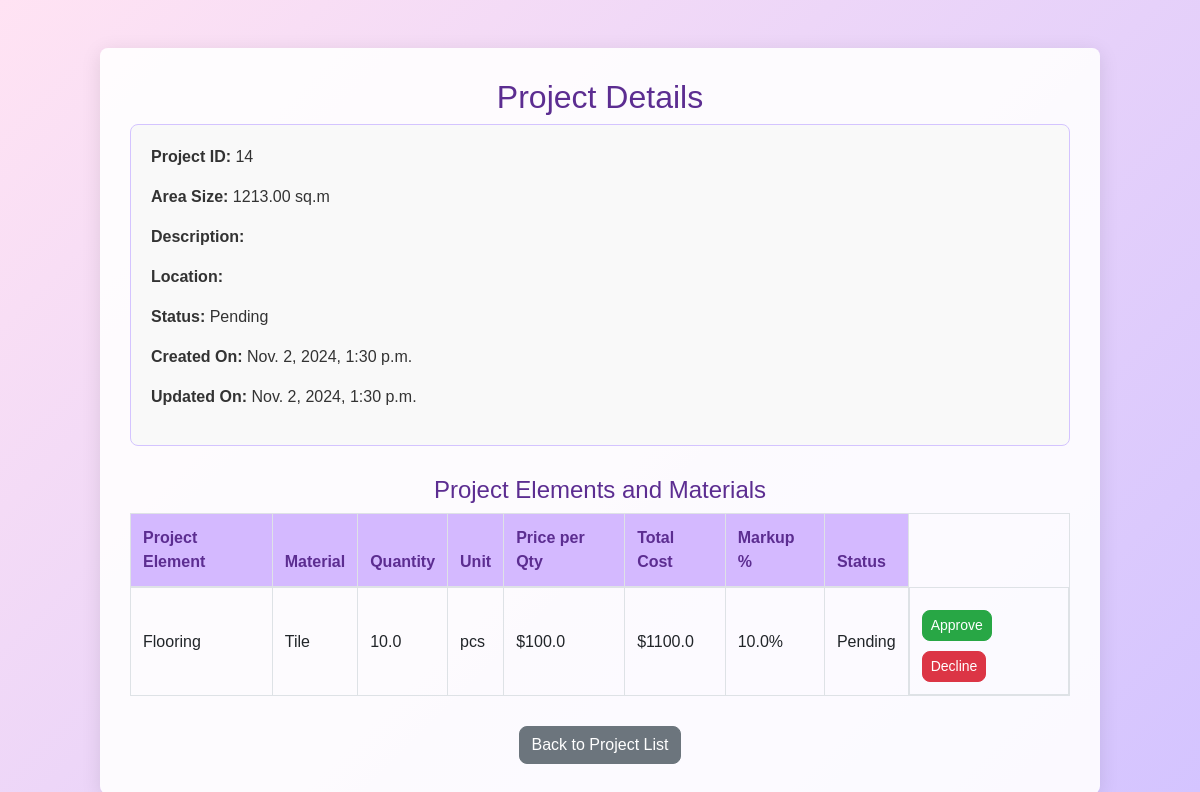
Screenshot of /projects/14/ (signed in) with the database file from the repository.
### quotations/models.py (models this page shows, shortened)
class Project(models.Model):
    STATUS_CHOICES = [
        ("Pending", "Pending"),
        ("Approved", "Approved"),
        ("Declined", "Declined"),
        ("Completed", "Completed"),
    ]
    name = models.CharField(max_length=100)
    area_size = models.DecimalField(max_digits=10, decimal_places=2, default=0)
    description = models.TextField()  # Changed to TextField for longer descriptions
    location = models.CharField(max_length=100)
    start_date = models.DateField(blank=True, null=True)
    end_date = models.DateField(blank=True, null=True)
    user = models.ForeignKey(User, on_delete=models.CASCADE, related_name="projects")
    status = models.CharField(
        max_length=20, choices=STATUS_CHOICES, default="Pending", blank=True, null=True
    )
    created_at = models.DateTimeField(auto_now_add=True)
    updated_at = models.DateTimeField(auto_now=True)
    approved_by_user = models.BooleanField(default=False)
    approved_by_admin = models.ForeignKey(
        User, null=True, blank=True, related_name="approved_projects", on_delete=models.SET_NULL
    )
    declined_by_admin = models.ForeignKey(
        User, null=True, blank=True, related_name="declined_projects", on_delete=models.SET_NULL
    )
    declined_by_user = models.BooleanField(default=False)

class ProjectElement(models.Model):
    project = models.ForeignKey(
        Project, on_delete=models.CASCADE, related_name="elements"
    )
    name = models.CharField(max_length=100)
    created_at = models.DateTimeField(auto_now_add=True)
    updated_at = models.DateTimeField(auto_now=True)

class Material(models.Model):
    STATUS_CHOICES = [
        ('pending', 'Pending'),
        ('approved', 'Approved'),
        ('declined', 'Declined'),
    ]
    element = models.ForeignKey(
        'ProjectElement', related_name="materials", on_delete=models.CASCADE
    )
    name = models.CharField(max_length=255)
    qty = models.FloatField()
    unit = models.CharField(max_length=50)
    price_per_qty = models.FloatField()
    markup_percentage = models.FloatField()
    status = models.CharField(
        max_length=10, choices=STATUS_CHOICES, default='pending'
    )
    @property
    def total_cost(self):
        return self.qty * self.price_per_qty * (1 + self.markup_percentage / 100)

### quotations/views.py (the view, shortened to what this page needs)
# urls.py: path('projects/<int:project_id>/', views.project_detail, name='project_detail'),
@login_required
def project_detail(request, project_id):
    logger.debug(f"Fetching project with ID: {project_id}")
    project = get_object_or_404(Project, id=project_id)
    form = None
    return render(request, "project_detail.html", {
        "project": project,
        "form": form,
    })

### templates/project_detail.html (shortened to what this page needs)
{% load static %}
<!DOCTYPE html>
<html lang="en">
<head>
    <link rel="stylesheet" href="https://stackpath.bootstrapcdn.com/bootstrap/4.5.2/css/bootstrap.min.css">
</head>
<body>
    <div class="container mt-5">
        <div class="project-container">
            <h2>Project Details</h2>
            {% if user.is_superuser %}
                <form method="post">
                    {% csrf_token %}
                    {{ form.as_p }}
                    {% if form.errors %}
                        <div class="error-messages">
                            {% for field, errors in form.errors.items %}
                                <p>{{ field|capfirst }}: {{ errors|join:", " }}</p>
                            {% endfor %}
                        </div>
                    {% endif %}
                    <button type="submit" class="btn btn-primary">Save Changes</button>
                </form>
            {% else %}
                <div class="project-info">
                    <p><strong>Project ID:</strong> {{ project.id }}</p>
                    <p><strong>Area Size:</strong> {{ project.area_size }} sq.m</p>
                    <p><strong>Description:</strong> {{ project.description }}</p>
                    <p><strong>Location:</strong> {{ project.location }}</p>
                    <p><strong>Status:</strong> {{ project.status }}</p>
                    <p><strong>Created On:</strong> {{ project.created_at }}</p>
                    <p><strong>Updated On:</strong> {{ project.updated_at }}</p>
                </div>
            {% endif %}
            <h4>Project Elements and Materials</h4>
            <table class="table table-bordered material-table">
                <thead>
                    <tr>
                        <th>Project Element</th>
                        <th>Material</th>
                        <th>Quantity</th>
                        <th>Unit</th>
                        <th>Price per Qty</th>
                        <th>Total Cost</th>
                        <th>Markup %</th>
                        <th>Status</th>
                    </tr>
                </thead>
                <tbody>
                    {% for element in project.elements.all %}
                        {% for material in element.materials.all %}
                            <tr>
                                <td>{{ element.name }}</td>
                                <td>{{ material.name }}</td>
                                {% if user.is_superuser %}
                                    <td>
                                        <form method="post" action="{% url 'update_material' material.id %}">
                                            {% csrf_token %}
                                            <input type="number" name="qty" value="{{ material.qty }}" min="0" required>
                                    </td>
                                    <td>
                                        <input type="text" name="unit" value="{{ material.unit }}" required>
                                    </td>
                                    <td>
                                        <input type="number" name="price_per_qty" value="{{ material.price_per_qty }}" step="0.01" required>
                                    </td>
                                    <td>${{ material.total_cost }}</td>
                                    <td>
                                        <input type="number" name="markup_percentage" value="{{ material.markup_percentage }}" min="0" step="0.01" required>
                                    </td>
                                    <td>{{ material.status|capfirst }}</td>
                                    <td class="action-buttons">
                                        <button type="submit" class="btn btn-success btn-sm">Update</button>
                                        </form>
                                    </td>
                                {% else %}
                                    <td>{{ material.qty }}</td>
                                    <td>{{ material.unit }}</td>
                                    <td>${{ material.price_per_qty }}</td>
                                    <td>${{ material.total_cost }}</td>
                                    <td>{{ material.markup_percentage }}%</td>
                                    <td>{{ material.status|capfirst }}</td>
                                    <td class="action-buttons">
                                        <form method="post" action="{% url 'approve_material' project.id %}">
                                            <button type="submit" name="action" value="approve" class="btn btn-success btn-sm">Approve</button>
                                            <button type="submit" name="action" value="decline" class="btn btn-danger btn-sm">Decline</button>
                                        </form>
                                    </td>
                                {% endif %}
                            </tr>
                        {% endfor %}
                    {% endfor %}
                </tbody>
            </table>
            <div class="text-center">
                <a href="{% url 'project_list' %}" class="btn btn-secondary">Back to Project List</a>
            </div>
        </div>
    </div>
</body>
</html>

### templates/project_detail.html (style rules this page uses)
body { background: linear-gradient(135deg, #ffe3f3, #d4c4ff); font-family: Arial, sans-serif; color: #333; }
.project-container { max-width: 1000px; margin: auto; padding: 30px; background-color: rgba(255, 255, 255, 0.9); border-radius: 8px; box-shadow: 0 4px 20px rgba(0, 0, 0, 0.1); }
h2, h4 { text-align: center; color: #5c2d91; }
.project-info { margin-bottom: 30px; padding: 20px; border: 1px solid #d4c4ff; border-radius: 8px; background-color: #f9f9f9; }
.material-table { width: 100%; margin-bottom: 20px; }
.material-table th, .material-table td { text-align: left; vertical-align: middle; }
.btn { margin-top: 10px; border-radius: 8px; }
.btn-secondary { background-color: #6c757d; }
.material-table th { background-color: #d4b9ff; color: #5c2d91; }
.action-buttons { display: flex; gap: 5px; }

### rows the page displays
Project: id "14", area_size "1213.00", status "Pending", created_at "Nov. 2, 2024, 1:30 p.m.", updated_at "Nov. 2, 2024, 1:30 p.m."
ProjectElement: name "Flooring"
Material: name "Tile", qty "10.0", unit "pcs", price_per_qty "100.0", total_cost "1100.0", markup_percentage "10.0", status "Pending"
